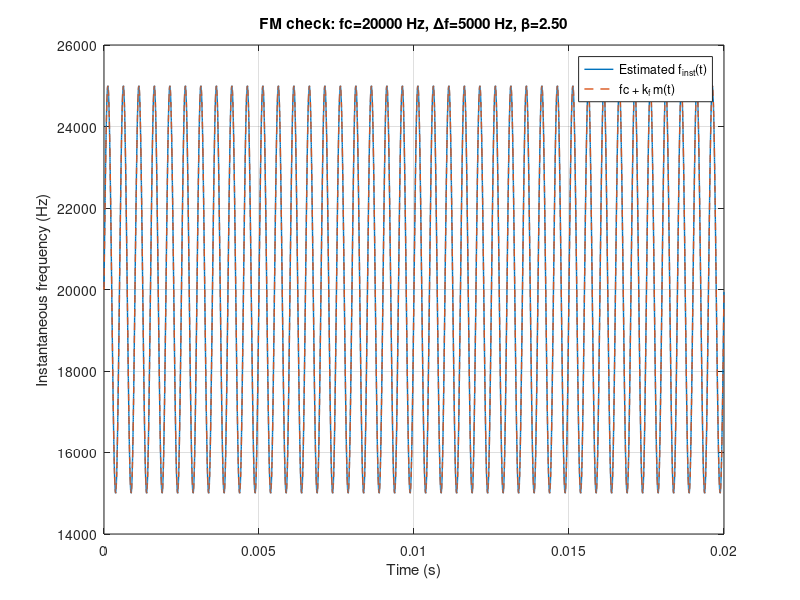
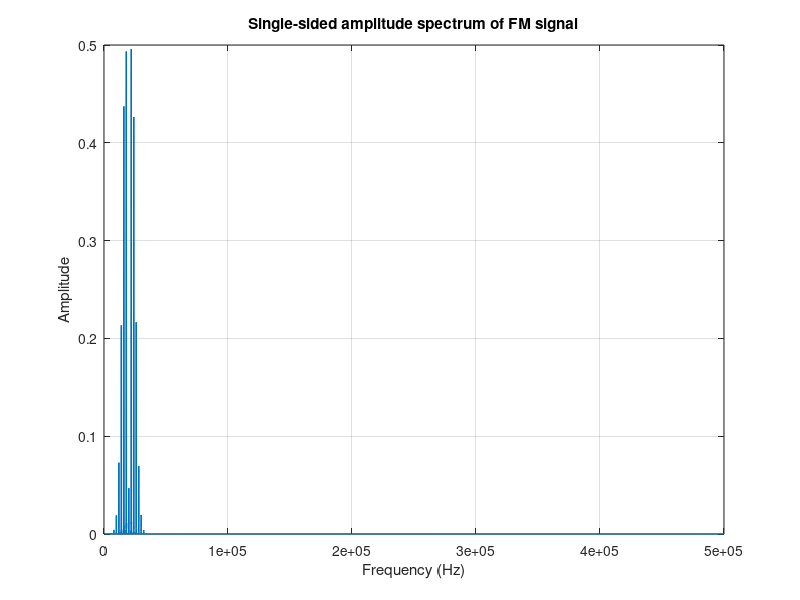
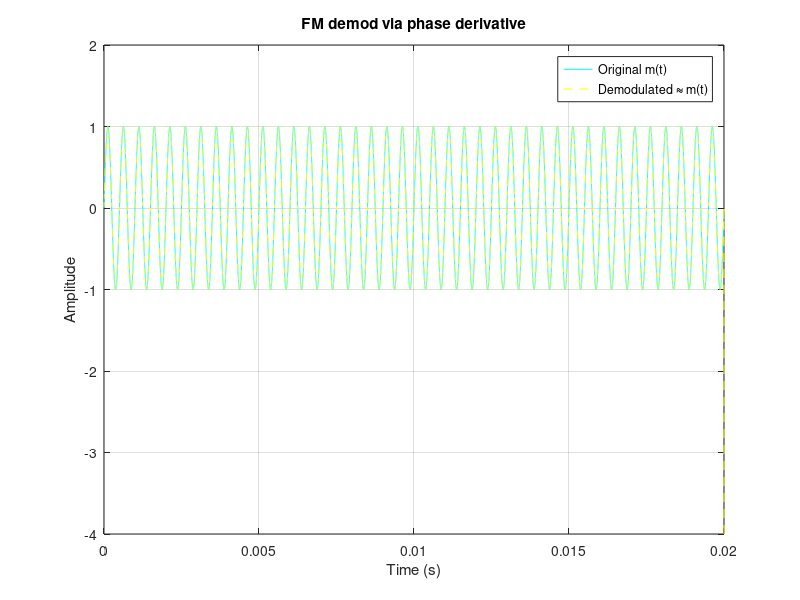

Here is the MATLAB script that generated these plots, in order:
clear; close all; clc

% -------- Parameters --------
Fs   = 1e6;             % sample rate (Hz)  (>= 10x (fc + Δf) is safe)
T    = 0.02;              % signal length (s)
t    = (0:1/Fs:T-1/Fs).'; % time vector

fc   = 20e3;              % carrier (Hz)
fm   = 2e3;               % message tone (Hz)
Am   = 1;                 % message amplitude (unitless)
kf   = 5e3;               % frequency sensitivity (Hz per unit message)
% Δf (peak deviation) = kf*Am ; modulation index β = Δf/fm
Delta_f = kf*Am;
beta    = Delta_f/fm;

% -------- Message & FM modulation --------
m  = Am * sin(2*pi*fm*t);                       % message m(t)
phi = 2*pi*fc*t + 2*pi*(kf/Fs)*cumsum(m);     % phase = 2π fc t + 2π kf ∫ m(τ)dτ
s   = cos(phi);                                % FM passband signal

% -------- Check instantaneous frequency f_inst(t) --------
% theory: f_inst(t) = fc + kf*m(t)
inst_phase = unwrap(angle(hilbert(s)));       % analytic signal phase
f_inst     = [diff(inst_phase)/(2*pi)*Fs; NaN];

figure; plot(t, f_inst, 'LineWidth', 1); hold on
plot(t, fc + kf*m, '--', 'LineWidth', 1);
xlabel('Time (s)'); ylabel('Instantaneous frequency (Hz)');
legend('Estimated f_{inst}(t)', 'fc + k_f m(t)'); grid on
title(sprintf('FM check: fc=%g Hz, \\Deltaf=%g Hz, \\beta=%.2f', fc, Delta_f, beta));

% -------- FFT (single-sided amplitude spectrum) --------
x = s .* hann(length(s));                     % window to reduce leakage
Awin = sum(hann(length(s)))/length(s);        % amplitude correction for window
Nfft = 2^nextpow2(length(x));
X = fft(x, Nfft)/length(x)/Awin;
f = (0:Nfft-1)*(Fs/Nfft);

% keep one-sided
half = 1:floor(Nfft/2);
figure; plot(f(half), 2*abs(X(half)), 'LineWidth', 1); grid on
xlim([0, Fs/2]);
xlabel('Frequency (Hz)'); ylabel('Amplitude');
title('Single-sided amplitude spectrum of FM signal');

% -------- (Nice to see) Spectrogram --------
% figure;
% spectrogram(s, 1024, 768, 4096, Fs, 'yaxis'); title('Spectrogram of FM'); colormap default

% -------- Optional: baseband demod (no toolbox) --------
% Differentiate phase and remove DC: recovers ~m(t) up to scale kf
y_phase = unwrap(angle(hilbert(s)));
m_hat = [diff(y_phase); 0] * (Fs/(2*pi*kf)) - fc/kf;  % scale to ~m(t)
figure; plot(t, m, 'c',t, m_hat, 'y--'); grid on
xlabel('Time (s)'); ylabel('Amplitude');
legend('Original m(t)','Demodulated \approx m(t)'); title('FM demod via phase derivative');
